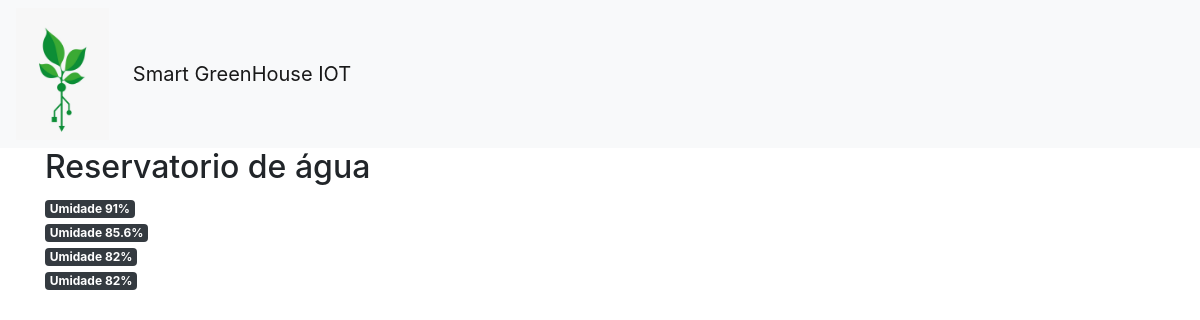
The page /reserv on the database its author committed.
### tables this page shows
CREATE TABLE reserv (
        id INTEGER NOT NULL PRIMARY KEY AUTOINCREMENT,
        reserv INTEGER,
        datareserv DATETIME
);

### app.py (the view)
@app.route('/reserv')
def post_reserv():
    post_reserv = get_post_reserv()
    return render_template('reserv.html', post_reserv=post_reserv)

### app.py (called while the page is built)
def get_db_connection():
    conw = None
    connw = sqlite3.connect('EstufaDB.db')
    connw.row_factory = sqlite3.Row
    return connw

def get_post_reserv():
    connw = get_db_connection()
    post_reserv = connw.execute('SELECT * FROM reserv ORDER BY ID DESC LIMIT 17').fetchall()
    connw.close()
    if post_reserv is None:
        abort(404)
    return post_reserv

### templates/reserv.html (shortened to what this page needs)
{% extends 'base.html' %}
{% block content %}
    <h2>{% block title %}Reservatorio de água {% endblock %}</h2>
    {% for post in post_reserv %}
        <span class="badge badge-dark">Umidade {{ post['reserv'] }}%</span>
        <br>
    {% endfor %}
{% endblock %}

### static/css/style.css (style rules this page uses)
* { margin: 0; padding: 0; box-sizing: border-box; }
body { background: #edeeed; height: 100vh; width: 100%; }

### rows shown on the page
reserv: reserv "91"
reserv: reserv "85.6"
reserv: reserv "82"
reserv: reserv "82"
